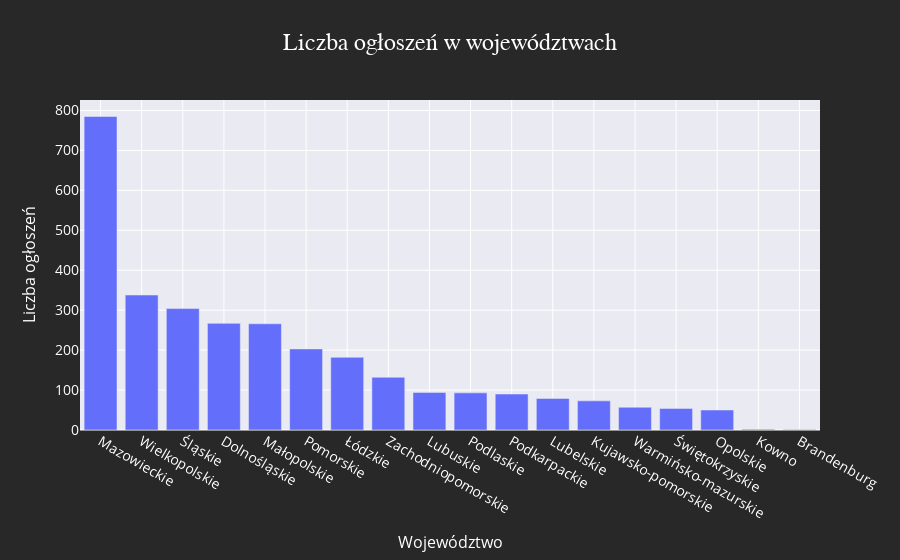

Here is the notebook cell this chart was saved with:
### Code cell
region_counts = df['region'].value_counts().reset_index()
region_counts.columns = ['region', 'count']

plotly_bar(
    df=region_counts,
    x_axis='region',
    y_axis='count',
    title='Liczba ogłoszeń w województwach',
    x_axis_title='Województwo',
    y_axis_title='Liczba ogłoszeń'
)

### Figure 1 — Plotly figure (JSON) as saved in the notebook; plotly's stock layout.template omitted (floating-point values rounded to 4 significant figures)
{"data": [{"alignmentgroup": "True", "hovertemplate": "region=%{x}<br>count=%{y}<extra></extra>", "legendgroup": "", "marker": {"color": "#636efa", "pattern": {"shape": ""}}, "name": "", "offsetgroup": "", "orientation": "v", "showlegend": false, "textposition": "auto", "x": ["Mazowieckie", "Wielkopolskie", "Śląskie", "Dolnośląskie", "Małopolskie", "Pomorskie", "Łódzkie", "Zachodniopomorskie", "Lubuskie", "Podlaskie", "Podkarpackie", "Lubelskie", "Kujawsko-pomorskie", "Warmińsko-mazurskie", "Świętokrzyskie", "Opolskie", "Kowno", "Brandenburg"], "xaxis": "x", "y": [785, 338, 304, 267, 266, 203, 182, 132, 94, 93, 90, 79, 73, 57, 54, 50, 2, 1], "yaxis": "y", "type": "bar", "textfont": {"color": "white", "size": 10}}], "layout": {"xaxis": {"anchor": "y", "domain": [0.0, 1.0], "title": {"text": "Województwo", "font": {"size": 16, "color": "white"}}, "tickfont": {"size": 14, "color": "white"}}, "yaxis": {"anchor": "x", "domain": [0.0, 1.0], "title": {"text": "Liczba ogłoszeń", "font": {"size": 16, "color": "white"}}, "tickfont": {"size": 14, "color": "white"}}, "legend": {"tracegroupgap": 0, "font": {"size": 14, "color": "white"}, "bgcolor": "rgba(0,0,0,0)"}, "title": {"text": "Liczba ogłoszeń w województwach", "font": {"size": 24, "family": "Arial", "color": "white"}}, "barmode": "relative", "paper_bgcolor": "rgb(40,40,40)"}}
